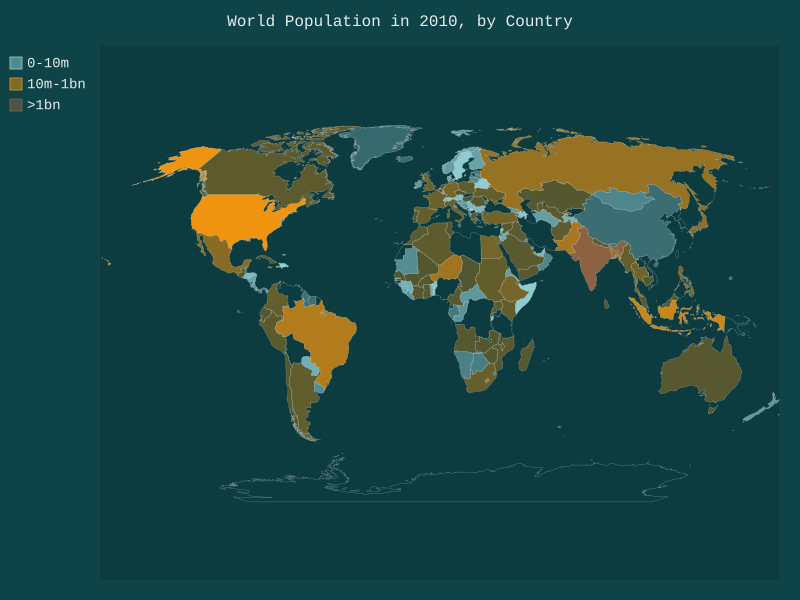

The script that drew this image:
import json
from pygal_maps_world.maps import World
from pygal import style
from CursoIntensivoPython.Capitulo16_donwload_de_dados.country_code import get_country_code

# Carrega os dados em uma lista
filename = open('population_data.json')
with filename as f:
    pop_data = json.load(f)

# Constroi um dicionario com dados das populacoes
cc_populations = {}
errados = 0
for pop_dict in pop_data:
    if pop_dict['Year'] == '2010':
        country_name = pop_dict['Country Name']
        population = int(float(pop_dict['Value']))
        code = get_country_code(country_name)
        if code:
            cc_populations[code] = population


# Agrupa os paises em tres niveis populacionais
cc_pops_1, cc_pops_2, cc_pops_3 = {}, {}, {}
for cc, pop in cc_populations.items():
    if pop < 10000000:
        cc_pops_1[cc] = pop
    elif pop < 1000000000:
        cc_pops_2[cc] = pop
    else:
        cc_pops_3[cc] = pop

# Ve quantos paises estao em cada nivel
print(len(cc_pops_1), len(cc_pops_2), len(cc_pops_3))

wm_style = style.TurquoiseStyle
wm = World(style=wm_style)
wm.title = 'World Population in 2010, by Country'
wm.add('0-10m', cc_pops_1)
wm.add('10m-1bn', cc_pops_2)
wm.add('>1bn', cc_pops_3)

wm.render_to_file('world_population.svg')
